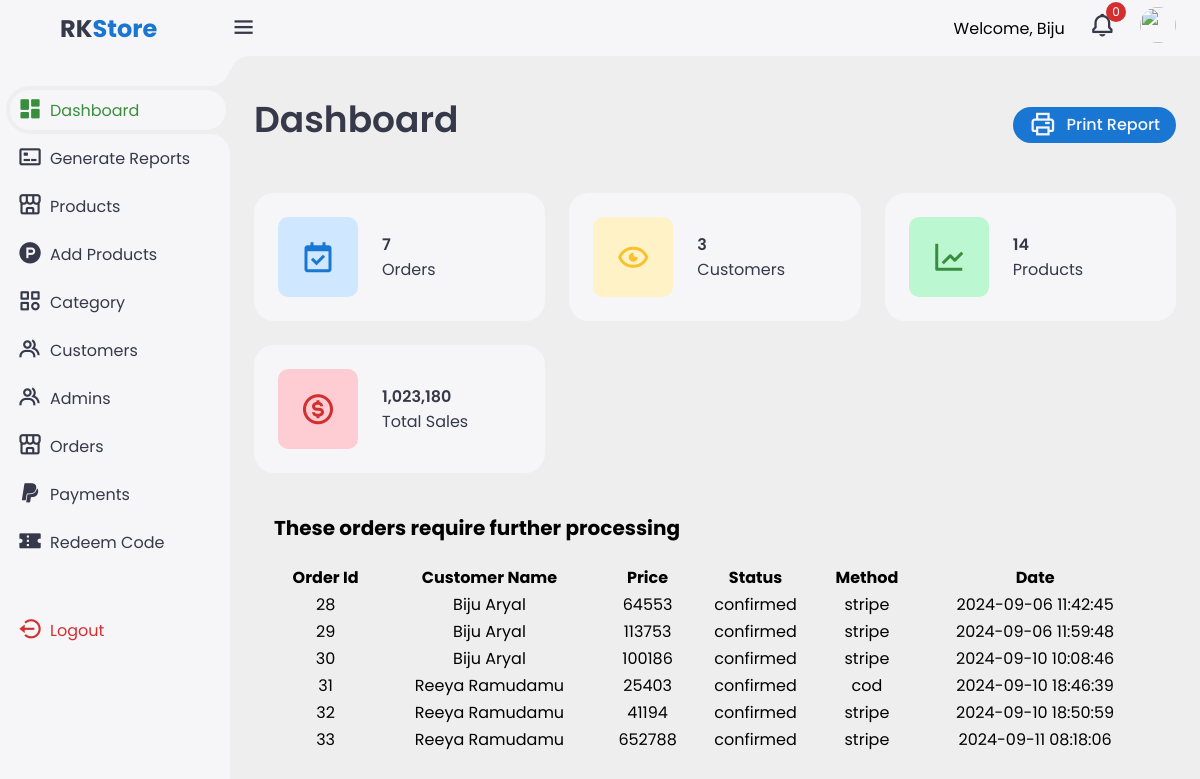
Before: /admin/index.php (signed in) with the older database file.
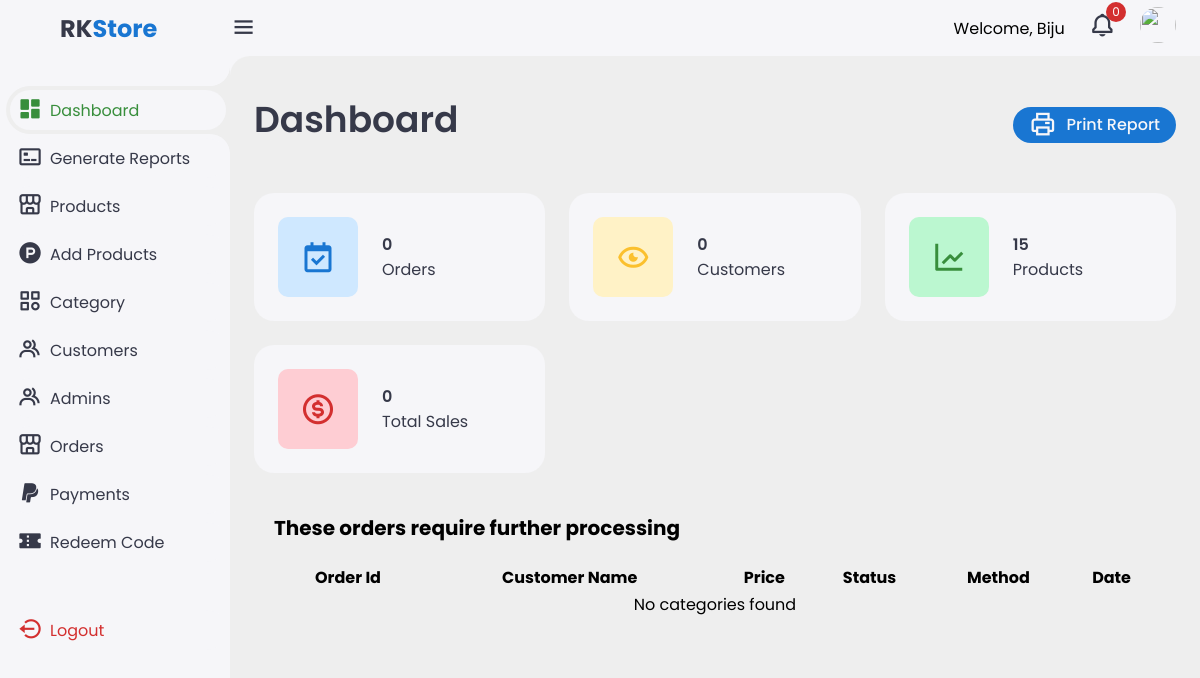
After: the same page with the newer database file.
### tables this page shows
CREATE TABLE `orders` (
  `order_id` int(11) NOT NULL,
  `user_id` int(11) DEFAULT NULL,
  `order_date` timestamp NOT NULL DEFAULT current_timestamp(),
  `status` enum('pending','confirmed','delivered','cancelled','dispatched') DEFAULT 'pending',
  `total_amount` decimal(10,0) NOT NULL,
  `shipping_address` text NOT NULL,
  `billing_address` text NOT NULL,
  `payment_method` varchar(50) DEFAULT NULL,
  `payment_status` enum('paid','pending','failed') DEFAULT 'pending',
  `tracking_number` varchar(100) DEFAULT NULL,
  `created_at` timestamp NOT NULL DEFAULT current_timestamp(),
  `updated_at` timestamp NOT NULL DEFAULT current_timestamp() ON UPDATE current_timestamp()
);

CREATE TABLE `users` (
  `user_id` int(11) NOT NULL,
  `first_name` varchar(50) NOT NULL,
  `last_name` varchar(50) NOT NULL,
  `profile_pic` varchar(255) DEFAULT 'default.jpg',
  `email` varchar(100) NOT NULL,
  `password` varchar(255) NOT NULL,
  `phone_number` varchar(15) DEFAULT NULL,
  `address` varchar(255) DEFAULT NULL,
  `street` varchar(255) DEFAULT NULL,
  `apartment` varchar(255) DEFAULT NULL,
  `city` varchar(255) DEFAULT NULL,
  `status` enum('active','disabled') DEFAULT 'active',
  `verification` enum('verified','unverified') DEFAULT 'unverified',
  `verification_token` varchar(255) DEFAULT NULL,
  `otp` varchar(255) DEFAULT NULL,
  `created_at` timestamp NULL DEFAULT NULL,
  `updated_at` timestamp NOT NULL DEFAULT current_timestamp() ON UPDATE current_timestamp()
);

### admin/index.php (the view, shortened to what this page needs)
<?php
include_once("./include/sidebar.php");
include_once("./php/connection.php");
?>
<main>
    <div class="header">
        <div class="left">
            <h1>Dashboard</h1>
        </div>
        <a href="#" class="report" onclick="printData()">
            <i class='bx bx-printer'></i>
            <span>Print Report</span>
        </a>
    </div>
    <ul class="insights">
        <li>
            <?php
            $sql = "SELECT * FROM orders";
            $row = mysqli_num_rows(mysqli_query($conn, $sql));
            ?>
            <i class='bx bx-calendar-check'></i>
            <span class="info">
                <h3>
                    <?php echo $row ?>
                </h3>
                <p>Orders</p>
            </span>
        </li>
        <?php
        $sql = "SELECT * FROM users";
        $row = mysqli_num_rows(mysqli_query($conn, $sql));
        ?>
        <li><i class='bx bx-show-alt'></i>
            <span class="info">
                <h3>
                    <?php echo $row ?>
                </h3>
                <p>Customers</p>
            </span>
        </li>
        <?php
        $sql = "SELECT * FROM products";
        $row = mysqli_num_rows(mysqli_query($conn, $sql));
        ?>
        <li><i class='bx bx-line-chart'></i>
            <span class="info">
                <h3>
                    <?php echo $row ?>
                </h3>
                <p>Products</p>
            </span>
        </li>
        <?php
        $sql = "SELECT SUM(total_amount) AS total_sum FROM orders WHERE payment_status='paid'";
        $result = mysqli_query($conn, $sql);
        if ($result) {
            $row = mysqli_fetch_assoc($result);
            $total_sum = $row['total_sum'];
        } else {
            $total_sum = 0;
        }
        ?>
        <li><i class='bx bx-dollar-circle'></i>
            <span class="info">
                <h3>
                    <?php echo number_format($total_sum); ?>
                </h3>
                <p>Total Sales</p>
            </span>
        </li>
    </ul>
    <?php
    $sql = "SELECT * FROM orders WHERE status NOT IN ('delivered', 'cancelled', 'pending')";
    $result = mysqli_query($conn, $sql);
    ?>
    <div class="container">
        <div class="heading" style="font-size: 20px; font-weight:bold;margin:20px 20px 20px 0;">These orders require further processing</div>
        <table id="example" class="display responsive nowrap" style="width: 100%;">
            <thead>
                <tr>
                    <th>Order Id</th>
                    <th>Customer Name</th>
                    <th>Price</th>
                    <th>Status</th>
                    <th>Method</th>
                    <th>Date</th>
                </tr>
            </thead>
            <tbody>
                <?php
                if (mysqli_num_rows($result) > 0) {
                    while ($row = mysqli_fetch_assoc($result)) {
                        $userId = $row['user_id'];
                        $userSql = "SELECT * FROM users WHERE user_id='$userId'";
                        $rowUser = mysqli_fetch_assoc(mysqli_query($conn, $userSql));
                        echo "<tr data-id=" . $row['order_id'] . " class='clickable-row'>";
                        echo "<td>" . $row['order_id'] . "</td>";
                        echo "<td>" . $rowUser['first_name'] . " " . $rowUser['last_name'] . "</td>";
                        echo "<td>" . $row['total_amount'] . "</td>";
                        echo "<td>" . $row['status'] . "</td>";
                        echo "<td>" . $row['payment_method'] . "</td>";
                        echo "<td>" . $row['order_date'] . "</td>";
                        echo "</tr>";
                    }
                } else {
                    echo "<tr><td colspan='7'>No categories found</td></tr>";
                }
                ?>
            </tbody>
        </table>
    </div>
</main>
<?php
include_once("./include/bottom.php");
?>

### admin/include/sidebar.php (shortened to what this page needs)
<?php
$connection = mysqli_connect("localhost", "root", "", "rk_db");
?>
<!DOCTYPE html>
<html lang="en">
<head>
    <link href='https://unpkg.com/boxicons@2.1.4/css/boxicons.min.css' rel='stylesheet'>
    <link rel="stylesheet" href="https://cdnjs.cloudflare.com/ajax/libs/font-awesome/6.6.0/css/all.min.css">
    <link rel="stylesheet" href="https://unicons.iconscout.com/release/v3.0.6/css/line.css">
    <link rel="stylesheet" href="./css/style.css">
    <link rel="stylesheet" href="https://cdn.datatables.net/1.10.19/css/jquery.dataTables.min.css">
    <link rel="stylesheet" href="https://cdn.datatables.net/responsive/2.2.3/css/responsive.dataTables.min.css">
</head>
<body>
    <div class="sidebar">
        <a href="#" class="logo">
            <div class="logo-name"><span>RK</span>Store</div>
        </a>
        <ul class="side-menu">
            <li class="active"><a href="index.php"><i class='bx bxs-dashboard'></i>Dashboard</a></li>
            <li><a href="generate-report.php"><i class='bx bx-credit-card-front'></i>Generate Reports</a></li>
            <li><a href="products.php"><i class='bx bx-store-alt'></i>Products</a></li>
            <li><a href="add-product.php"><i class='bx bxl-product-hunt'></i>Add Products</a></li>
            <li><a href="category.php"><i class='bx bx-category'></i>Category</a></li>
            <li><a href="users.php"><i class='bx bx-group'></i>Customers</a></li>
            <li><a href="admin.php"><i class='bx bx-group'></i>Admins</a></li>
            <li><a href="orders.php"><i class='bx bx-store-alt'></i>Orders</a></li>
            <li><a href="payments.php"><i class='bx bxl-paypal'></i>Payments</a></li>
            <li><a href="redeem-code.php"><i class='bx bxs-coupon'></i>Redeem Code</a></li>
        </ul>
        <ul class="side-menu logout-menu">
            <li>
                <a href="./include/logout.php" class="logout">
                    <i class='bx bx-log-out-circle'></i>
                    Logout
                </a>
            </li>
        </ul>
    </div>
    <div class="content">
        <nav>
            <i class='bx bx-menu'></i>
            <?php
            $sqli = "SELECT * FROM orders WHERE status='pending'";
            $resulti = mysqli_query($connection, $sqli);
            ?>
            <p>Welcome, <?php echo $_SESSION['name']; ?></p>
            <div class="notif">
                <a href="#">
                    <i class='bx bx-bell'></i>
                    <span class="count"><?php echo mysqli_num_rows($resulti); ?></span>
                </a>
            </div>
            <a href="settings.php" class="profile">
                <img src="../logo.png">
            </a>
        </nav>

### admin/include/bottom.php (shortened to what this page needs)
</div>
</body>
</html>

Changed rows visible on the page:
removed orders: order_id "28", user.first_name "Biju", user.last_name "Aryal", total_amount "64553", status "confirmed", payment_method "stripe", order_date "2024-09-06 11:42:45"
removed orders: order_id "29", user.first_name "Biju", user.last_name "Aryal", total_amount "113753", status "confirmed", payment_method "stripe", order_date "2024-09-06 11:59:48"
removed orders: order_id "30", user.first_name "Biju", user.last_name "Aryal", total_amount "100186", status "confirmed", payment_method "stripe", order_date "2024-09-10 10:08:46"
removed orders: order_id "31", user.first_name "Reeya", user.last_name "Ramudamu", total_amount "25403", status "confirmed", payment_method "cod", order_date "2024-09-10 18:46:39"
removed orders: order_id "32", user.first_name "Reeya", user.last_name "Ramudamu", total_amount "41194", status "confirmed", payment_method "stripe", order_date "2024-09-10 18:50:59"
removed orders: order_id "33", user.first_name "Reeya", user.last_name "Ramudamu", total_amount "652788", status "confirmed", payment_method "stripe", order_date "2024-09-11 08:18:06"
Other visible differences:
$row: "7" → "0"
$row: "3" → "0"
$row: "14" → "15"
$total_sum: "1,023,180" → "0"
text now shown: "No categories found"
